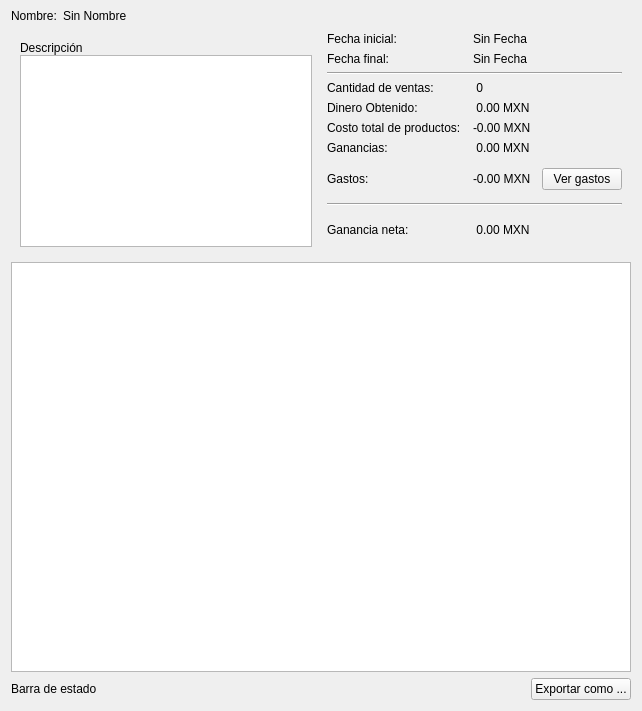
<?xml version="1.0" encoding="UTF-8"?>
<ui version="4.0">
 <class>Frame</class>
 <widget class="QFrame" name="Frame">
  <property name="geometry">
   <rect>
    <x>0</x>
    <y>0</y>
    <width>642</width>
    <height>711</height>
   </rect>
  </property>
  <property name="windowTitle">
   <string>Frame</string>
  </property>
  <layout class="QVBoxLayout" name="verticalLayout">
   <property name="topMargin">
    <number>0</number>
   </property>
   <item>
    <widget class="QFrame" name="main_content_frame">
     <property name="frameShape">
      <enum>QFrame::NoFrame</enum>
     </property>
     <property name="frameShadow">
      <enum>QFrame::Raised</enum>
     </property>
     <layout class="QVBoxLayout" name="verticalLayout_2">
      <property name="leftMargin">
       <number>0</number>
      </property>
      <property name="topMargin">
       <number>0</number>
      </property>
      <property name="rightMargin">
       <number>0</number>
      </property>
      <property name="bottomMargin">
       <number>0</number>
      </property>
      <item>
       <widget class="QFrame" name="tool_bar_frame">
        <property name="frameShape">
         <enum>QFrame::NoFrame</enum>
        </property>
        <property name="frameShadow">
         <enum>QFrame::Raised</enum>
        </property>
       </widget>
      </item>
      <item>
       <widget class="QFrame" name="frame_2">
        <property name="sizePolicy">
         <sizepolicy hsizetype="Preferred" vsizetype="Maximum">
          <horstretch>0</horstretch>
          <verstretch>5</verstretch>
         </sizepolicy>
        </property>
        <property name="frameShape">
         <enum>QFrame::NoFrame</enum>
        </property>
        <property name="frameShadow">
         <enum>QFrame::Raised</enum>
        </property>
        <layout class="QHBoxLayout" name="horizontalLayout_2">
         <property name="leftMargin">
          <number>0</number>
         </property>
         <property name="topMargin">
          <number>0</number>
         </property>
         <property name="rightMargin">
          <number>0</number>
         </property>
         <property name="bottomMargin">
          <number>0</number>
         </property>
         <item>
          <widget class="QLabel" name="label">
           <property name="sizePolicy">
            <sizepolicy hsizetype="Preferred" vsizetype="Maximum">
             <horstretch>0</horstretch>
             <verstretch>0</verstretch>
            </sizepolicy>
           </property>
           <property name="text">
            <string>Nombre:</string>
           </property>
          </widget>
         </item>
         <item>
          <widget class="QLabel" name="report_name_label">
           <property name="sizePolicy">
            <sizepolicy hsizetype="Preferred" vsizetype="Maximum">
             <horstretch>0</horstretch>
             <verstretch>0</verstretch>
            </sizepolicy>
           </property>
           <property name="text">
            <string>Sin Nombre</string>
           </property>
          </widget>
         </item>
         <item>
          <spacer name="horizontalSpacer">
           <property name="orientation">
            <enum>Qt::Horizontal</enum>
           </property>
           <property name="sizeHint" stdset="0">
            <size>
             <width>40</width>
             <height>20</height>
            </size>
           </property>
          </spacer>
         </item>
        </layout>
       </widget>
      </item>
      <item>
       <widget class="QFrame" name="frame_7">
        <property name="frameShape">
         <enum>QFrame::NoFrame</enum>
        </property>
        <property name="frameShadow">
         <enum>QFrame::Raised</enum>
        </property>
        <layout class="QVBoxLayout" name="verticalLayout_4">
         <property name="leftMargin">
          <number>0</number>
         </property>
         <property name="topMargin">
          <number>0</number>
         </property>
         <property name="rightMargin">
          <number>0</number>
         </property>
         <property name="bottomMargin">
          <number>0</number>
         </property>
         <item>
          <widget class="QFrame" name="frame_6">
           <property name="frameShape">
            <enum>QFrame::NoFrame</enum>
           </property>
           <property name="frameShadow">
            <enum>QFrame::Raised</enum>
           </property>
           <layout class="QHBoxLayout" name="horizontalLayout_7">
            <property name="leftMargin">
             <number>0</number>
            </property>
            <property name="topMargin">
             <number>0</number>
            </property>
            <property name="rightMargin">
             <number>0</number>
            </property>
            <property name="bottomMargin">
             <number>0</number>
            </property>
            <item>
             <widget class="QFrame" name="frame_8">
              <property name="frameShape">
               <enum>QFrame::NoFrame</enum>
              </property>
              <property name="frameShadow">
               <enum>QFrame::Raised</enum>
              </property>
              <layout class="QGridLayout" name="gridLayout_2">
               <property name="verticalSpacing">
                <number>0</number>
               </property>
               <item row="0" column="0">
                <widget class="QLabel" name="label_10">
                 <property name="sizePolicy">
                  <sizepolicy hsizetype="Maximum" vsizetype="Maximum">
                   <horstretch>0</horstretch>
                   <verstretch>0</verstretch>
                  </sizepolicy>
                 </property>
                 <property name="text">
                  <string>Descripción</string>
                 </property>
                </widget>
               </item>
               <item row="1" column="0">
                <widget class="QPlainTextEdit" name="description_plain_text_edit">
                 <property name="sizePolicy">
                  <sizepolicy hsizetype="Expanding" vsizetype="Maximum">
                   <horstretch>0</horstretch>
                   <verstretch>0</verstretch>
                  </sizepolicy>
                 </property>
                 <property name="readOnly">
                  <bool>true</bool>
                 </property>
                </widget>
               </item>
              </layout>
             </widget>
            </item>
            <item>
             <widget class="QFrame" name="frame_3">
              <property name="frameShape">
               <enum>QFrame::NoFrame</enum>
              </property>
              <property name="frameShadow">
               <enum>QFrame::Raised</enum>
              </property>
              <layout class="QGridLayout" name="gridLayout">
               <property name="leftMargin">
                <number>0</number>
               </property>
               <property name="topMargin">
                <number>0</number>
               </property>
               <property name="horizontalSpacing">
                <number>12</number>
               </property>
               <item row="5" column="0">
                <widget class="QLabel" name="label_5">
                 <property name="text">
                  <string>Costo total de productos:</string>
                 </property>
                </widget>
               </item>
               <item row="5" column="1">
                <widget class="QLabel" name="total_cost_label">
                 <property name="sizePolicy">
                  <sizepolicy hsizetype="Maximum" vsizetype="Maximum">
                   <horstretch>0</horstretch>
                   <verstretch>0</verstretch>
                  </sizepolicy>
                 </property>
                 <property name="text">
                  <string>-0.00 MXN</string>
                 </property>
                </widget>
               </item>
               <item row="9" column="0">
                <widget class="QLabel" name="label_12">
                 <property name="text">
                  <string>Ganancia neta:</string>
                 </property>
                </widget>
               </item>
               <item row="3" column="1">
                <widget class="QLabel" name="sale_quantity_label">
                 <property name="sizePolicy">
                  <sizepolicy hsizetype="Maximum" vsizetype="Maximum">
                   <horstretch>0</horstretch>
                   <verstretch>0</verstretch>
                  </sizepolicy>
                 </property>
                 <property name="text">
                  <string> 0</string>
                 </property>
                </widget>
               </item>
               <item row="3" column="0">
                <widget class="QLabel" name="label_2">
                 <property name="text">
                  <string>Cantidad de ventas:</string>
                 </property>
                </widget>
               </item>
               <item row="4" column="0">
                <widget class="QLabel" name="label_4">
                 <property name="text">
                  <string>Dinero Obtenido:</string>
                 </property>
                </widget>
               </item>
               <item row="1" column="1">
                <widget class="QLabel" name="final_date_label">
                 <property name="sizePolicy">
                  <sizepolicy hsizetype="Maximum" vsizetype="Maximum">
                   <horstretch>0</horstretch>
                   <verstretch>0</verstretch>
                  </sizepolicy>
                 </property>
                 <property name="text">
                  <string>Sin Fecha</string>
                 </property>
                </widget>
               </item>
               <item row="6" column="0">
                <widget class="QLabel" name="label_6">
                 <property name="text">
                  <string>Ganancias:</string>
                 </property>
                </widget>
               </item>
               <item row="1" column="0">
                <widget class="QLabel" name="label_7">
                 <property name="text">
                  <string>Fecha final:</string>
                 </property>
                </widget>
               </item>
               <item row="6" column="1">
                <widget class="QLabel" name="profit_money_label">
                 <property name="sizePolicy">
                  <sizepolicy hsizetype="Maximum" vsizetype="Maximum">
                   <horstretch>0</horstretch>
                   <verstretch>0</verstretch>
                  </sizepolicy>
                 </property>
                 <property name="text">
                  <string> 0.00 MXN</string>
                 </property>
                </widget>
               </item>
               <item row="0" column="1">
                <widget class="QLabel" name="initial_date_label">
                 <property name="sizePolicy">
                  <sizepolicy hsizetype="Maximum" vsizetype="Maximum">
                   <horstretch>0</horstretch>
                   <verstretch>0</verstretch>
                  </sizepolicy>
                 </property>
                 <property name="text">
                  <string>Sin Fecha</string>
                 </property>
                </widget>
               </item>
               <item row="4" column="1">
                <widget class="QLabel" name="payment_money_label">
                 <property name="sizePolicy">
                  <sizepolicy hsizetype="Maximum" vsizetype="Maximum">
                   <horstretch>0</horstretch>
                   <verstretch>0</verstretch>
                  </sizepolicy>
                 </property>
                 <property name="text">
                  <string> 0.00 MXN</string>
                 </property>
                </widget>
               </item>
               <item row="0" column="0">
                <widget class="QLabel" name="label_3">
                 <property name="text">
                  <string>Fecha inicial:</string>
                 </property>
                </widget>
               </item>
               <item row="9" column="1">
                <widget class="QLabel" name="net_profit_label">
                 <property name="text">
                  <string> 0.00 MXN</string>
                 </property>
                </widget>
               </item>
               <item row="2" column="0" colspan="2">
                <widget class="Line" name="line">
                 <property name="orientation">
                  <enum>Qt::Horizontal</enum>
                 </property>
                </widget>
               </item>
               <item row="7" column="0">
                <widget class="QLabel" name="label_9">
                 <property name="text">
                  <string>Gastos:</string>
                 </property>
                </widget>
               </item>
               <item row="8" column="0" colspan="2">
                <widget class="Line" name="line_2">
                 <property name="orientation">
                  <enum>Qt::Horizontal</enum>
                 </property>
                </widget>
               </item>
               <item row="7" column="1">
                <widget class="QFrame" name="frame_4">
                 <property name="frameShape">
                  <enum>QFrame::NoFrame</enum>
                 </property>
                 <property name="frameShadow">
                  <enum>QFrame::Raised</enum>
                 </property>
                 <layout class="QHBoxLayout" name="horizontalLayout">
                  <property name="spacing">
                   <number>11</number>
                  </property>
                  <property name="leftMargin">
                   <number>0</number>
                  </property>
                  <property name="topMargin">
                   <number>0</number>
                  </property>
                  <property name="rightMargin">
                   <number>0</number>
                  </property>
                  <property name="bottomMargin">
                   <number>0</number>
                  </property>
                  <item>
                   <widget class="QLabel" name="expense_money_label">
                    <property name="sizePolicy">
                     <sizepolicy hsizetype="Maximum" vsizetype="Maximum">
                      <horstretch>0</horstretch>
                      <verstretch>0</verstretch>
                     </sizepolicy>
                    </property>
                    <property name="text">
                     <string>-0.00 MXN</string>
                    </property>
                   </widget>
                  </item>
                  <item>
                   <widget class="QPushButton" name="expenses_button">
                    <property name="cursor">
                     <cursorShape>PointingHandCursor</cursorShape>
                    </property>
                    <property name="text">
                     <string>Ver gastos</string>
                    </property>
                   </widget>
                  </item>
                 </layout>
                </widget>
               </item>
              </layout>
             </widget>
            </item>
           </layout>
          </widget>
         </item>
        </layout>
       </widget>
      </item>
      <item>
       <widget class="QTableWidget" name="sale_group_table">
        <property name="sizePolicy">
         <sizepolicy hsizetype="Expanding" vsizetype="Expanding">
          <horstretch>0</horstretch>
          <verstretch>12</verstretch>
         </sizepolicy>
        </property>
       </widget>
      </item>
     </layout>
    </widget>
   </item>
   <item>
    <widget class="QFrame" name="frame">
     <property name="frameShape">
      <enum>QFrame::NoFrame</enum>
     </property>
     <property name="frameShadow">
      <enum>QFrame::Raised</enum>
     </property>
     <layout class="QHBoxLayout" name="horizontalLayout_5">
      <property name="leftMargin">
       <number>0</number>
      </property>
      <property name="topMargin">
       <number>0</number>
      </property>
      <property name="rightMargin">
       <number>0</number>
      </property>
      <property name="bottomMargin">
       <number>0</number>
      </property>
      <item>
       <widget class="QLabel" name="state_bar_label">
        <property name="text">
         <string>Barra de estado</string>
        </property>
       </widget>
      </item>
      <item>
       <spacer name="horizontalSpacer_5">
        <property name="orientation">
         <enum>Qt::Horizontal</enum>
        </property>
        <property name="sizeHint" stdset="0">
         <size>
          <width>40</width>
          <height>20</height>
         </size>
        </property>
       </spacer>
      </item>
      <item>
       <widget class="QPushButton" name="export_as_button">
        <property name="sizePolicy">
         <sizepolicy hsizetype="Maximum" vsizetype="Fixed">
          <horstretch>0</horstretch>
          <verstretch>0</verstretch>
         </sizepolicy>
        </property>
        <property name="cursor">
         <cursorShape>PointingHandCursor</cursorShape>
        </property>
        <property name="text">
         <string>Exportar como ...</string>
        </property>
       </widget>
      </item>
     </layout>
    </widget>
   </item>
  </layout>
 </widget>
 <resources/>
 <connections/>
</ui>
